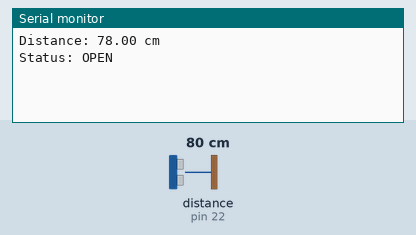
Recording of a sketch running on a simulated Arduino Mega 2560, built with avr-gcc and run on an emulated ATmega2560. Shown: the last lines printed to the serial monitor. Wiring (inferred from the names in the program): ultrasonic range finder: trigger pin 23; echo pin 22. The test bench sets the inputs (shaded band); at power-on: distance to the obstacle (sensor on pin 22) 80 cm. The echo pulse lasts 58.3 µs per cm.

Above: at 2.9 s.
3.0 s: distance to the obstacle (sensor on pin 22) set to 5 cm
At 3.8 s:
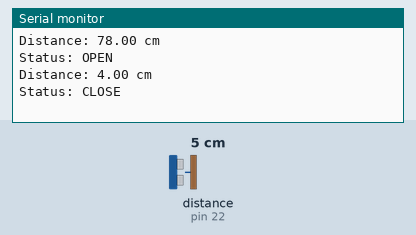
4.5 s: distance to the obstacle (sensor on pin 22) set to 8 cm
At 7.3 s:
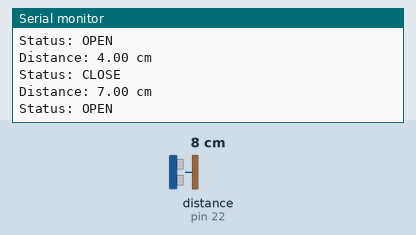

Measured:
- the behaviour switches between 6 and 7 cm on distance to the obstacle (sensor on pin 22) (found by bisection; images 1 and 2)
- after the input at 3.0 s, the serial monitor: prints a new line after 0.06 s (image 1)
- after the input at 4.5 s, the serial monitor: prints a new line after 1.4 s (image 2)

The sketch:

HC_SR04_04_Finish.ino
```cpp
/*
  OPEN 또는 CLOSE가 연속으로 찍히지 않게 (한 번만 출력)
  OPEN 상태가 1초 이상 유지될 때만 실제로 OPEN으로 간주

  > OPEN이 1초 이상 유지되면 출력

*/

#define TRIG 23
#define ECHO 22

float lastDistance = 0;
String lastStatus = "CLOSE";
unsigned long openStartTime = 0;

void setup() {
    Serial.begin(9600);
    pinMode(TRIG, OUTPUT);
    pinMode(ECHO, INPUT);
}

float getDistance() {
    long sum = 0;
    int validCount = 0;

    for (int i = 0; i < 5; i++) {  // 5회 측정 평균
        digitalWrite(TRIG, LOW);
        delayMicroseconds(2);
        digitalWrite(TRIG, HIGH);
        delayMicroseconds(10);
        digitalWrite(TRIG, LOW);

        long t = pulseIn(ECHO, HIGH, 30000);  // 30ms 타임아웃
        float d = t * 0.034 / 2;

        if (d > 0.5 && d < 400) {
            sum += d;
            validCount++;
        }
        delay(10);
    }

    if (validCount == 0) return lastDistance;
    return (float)sum / validCount;
}

void loop() {
    float d = getDistance();

    String currentStatus;

    if (d >= 6) {
        if (openStartTime == 0) {
            openStartTime = millis();
        }
        if (millis() - openStartTime >= 1000) {  // 1초 이상 유지
            currentStatus = "OPEN";
        } else {
            currentStatus = lastStatus;  // 아직 대기
        }
    } else {
        openStartTime = 0;
        currentStatus = "CLOSE";
    }

    if (currentStatus != lastStatus) {
        Serial.print("Distance: ");
        Serial.print(d);
        Serial.println(" cm");
        Serial.print("Status: ");
        Serial.println(currentStatus);

        lastStatus = currentStatus;
    }

    lastDistance = d;
    delay(300);
}
```
